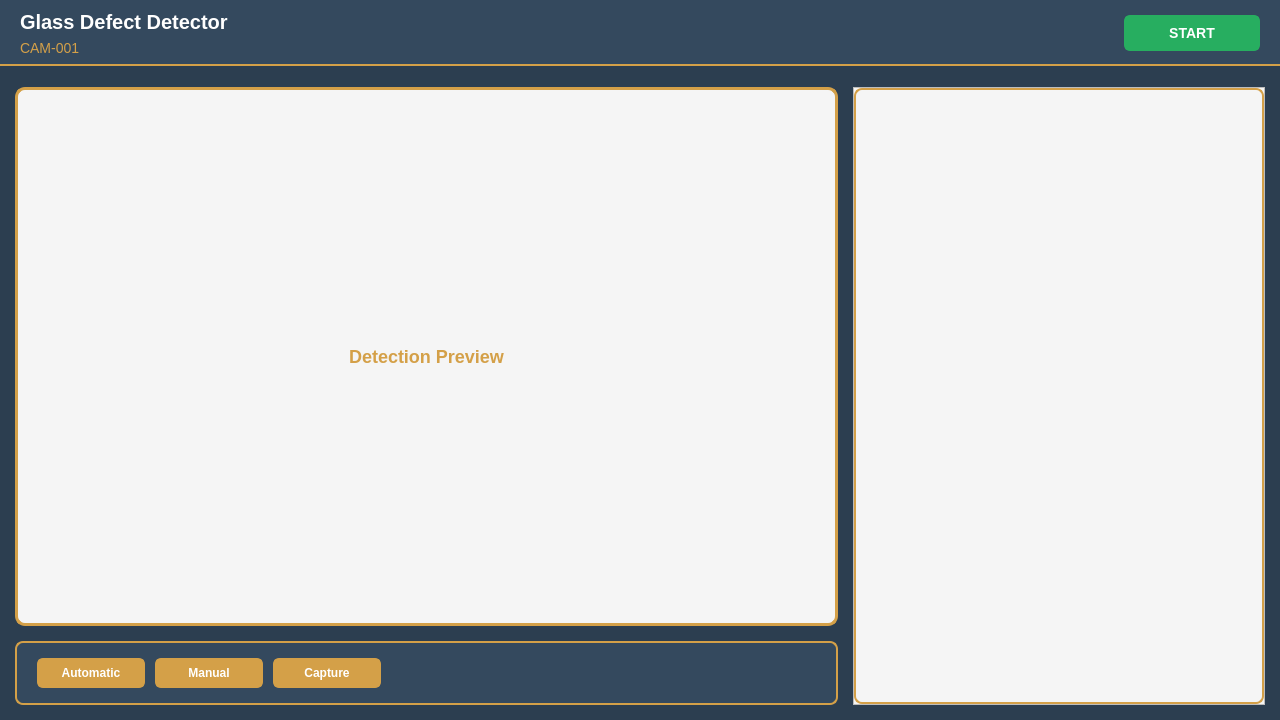
<?xml version="1.0" encoding="UTF-8"?>
<ui version="4.0">
 <class>MainWindow</class>
 <widget class="QMainWindow" name="MainWindow">
  <property name="geometry">
   <rect>
    <x>0</x>
    <y>0</y>
    <width>1280</width>
    <height>720</height>
   </rect>
  </property>
  <property name="windowTitle">
   <string>Glass Defect Detector</string>
  </property>
  <property name="styleSheet">
   <string>QMainWindow { background-color: #2C3E50; }
QLabel#titleLabel { color: white; font-size: 20px; font-weight: bold; }
QLabel#cameraLabel { color: #D4A048; font-size: 14px; }
QPushButton#startStopButton {
    background-color: #27AE60;
    color: white;
    border: 2px solid #27AE60;
    border-radius: 6px;
    font-size: 14px;
    font-weight: bold;
    padding: 8px 16px;
    min-width: 100px;
}
QPushButton#startStopButton:hover {
    background-color: #229954;
}
QPushButton#startStopButton:pressed {
    background-color: #1E8449;
}
QPushButton#automaticButton, QPushButton#manualButton {
    background-color: #D4A048;
    color: white;
    border: 2px solid #D4A048;
    border-radius: 6px;
    font-size: 12px;
    font-weight: bold;
    padding: 6px 12px;
    min-width: 80px;
}
QPushButton#automaticButton:hover, QPushButton#manualButton:hover {
    background-color: #E5B759;
}
QPushButton#automaticButton:pressed, QPushButton#manualButton:pressed {
    background-color: #C4941F;
    color: white;
}
QPushButton#automaticButton:disabled, QPushButton#manualButton:disabled {
    background-color: #7F8C8D;
    border: 2px solid #7F8C8D;
    color: #5D6D7B;
}
QPushButton#captureButton {
    background-color: #D4A048;
    color: white;
    border: 2px solid #D4A048;
    border-radius: 6px;
    font-size: 12px;
    font-weight: bold;
    padding: 6px 12px;
    min-width: 80px;
}
QPushButton#captureButton:hover {
    background-color: #E5B759;
}
QPushButton#captureButton:pressed {
    background-color: #C4941F;
    color: white;
}</string>
  </property>
  <widget class="QWidget" name="centralWidget">
   <property name="styleSheet">
    <string>QWidget#centralWidget { background-color: #2C3E50; }</string>
   </property>
   <layout class="QVBoxLayout" name="mainLayout" stretch="0,1">
    <property name="leftMargin">
     <number>0</number>
    </property>
    <property name="topMargin">
     <number>0</number>
    </property>
    <property name="rightMargin">
     <number>0</number>
    </property>
    <property name="bottomMargin">
     <number>0</number>
    </property>
    <item>
     <widget class="QWidget" name="headerWidget">
      <property name="minimumHeight">
       <number>80</number>
      </property>
      <property name="maximumHeight">
       <number>80</number>
      </property>
      <property name="styleSheet">
       <string>QWidget#headerWidget { background-color: #34495E; border-bottom: 2px solid #D4A048; }</string>
      </property>
      <layout class="QHBoxLayout" name="headerLayout">
       <property name="leftMargin">
        <number>20</number>
       </property>
       <property name="topMargin">
        <number>10</number>
       </property>
       <property name="rightMargin">
        <number>20</number>
       </property>
       <property name="bottomMargin">
        <number>10</number>
       </property>
       <item>
        <layout class="QVBoxLayout" name="titleLayout">
         <item>
          <widget class="QLabel" name="titleLabel">
           <property name="text">
            <string>Glass Defect Detector</string>
           </property>
          </widget>
         </item>
         <item>
          <widget class="QLabel" name="cameraLabel">
           <property name="text">
            <string>CAM-001</string>
           </property>
          </widget>
         </item>
        </layout>
       </item>
       <item>
        <spacer name="headerSpacer">
         <property name="orientation">
          <enum>Qt::Horizontal</enum>
         </property>
         <property name="sizeHint" stdset="0">
          <size>
           <width>40</width>
           <height>20</height>
          </size>
         </property>
        </spacer>
       </item>
       <item>
        <widget class="QPushButton" name="startStopButton">
         <property name="text">
          <string>START</string>
         </property>
        </widget>
       </item>
      </layout>
     </widget>
    </item>
    <item>
     <layout class="QHBoxLayout" name="contentLayout" stretch="2,1">
      <property name="spacing">
       <number>15</number>
      </property>
      <property name="leftMargin">
       <number>15</number>
      </property>
      <property name="topMargin">
       <number>15</number>
      </property>
      <property name="rightMargin">
       <number>15</number>
      </property>
      <property name="bottomMargin">
       <number>15</number>
      </property>
      <item>
       <layout class="QVBoxLayout" name="detectionContainerLayout" stretch="1,0">
        <item>
         <widget class="QFrame" name="detectionFrame">
          <property name="styleSheet">
           <string>QFrame#detectionFrame { border: 3px solid #D4A048; border-radius: 10px; background-color: #F5F5F5; }</string>
          </property>
          <property name="frameShape">
           <enum>QFrame::StyledPanel</enum>
          </property>
          <property name="frameShadow">
           <enum>QFrame::Raised</enum>
          </property>
          <layout class="QVBoxLayout" name="detectionLayout">
           <property name="leftMargin">
            <number>0</number>
           </property>
           <property name="topMargin">
            <number>0</number>
           </property>
           <property name="rightMargin">
            <number>0</number>
           </property>
           <property name="bottomMargin">
            <number>0</number>
           </property>
           <item>
            <widget class="QLabel" name="detectionLabel">
             <property name="minimumHeight">
              <number>500</number>
             </property>
             <property name="text">
              <string>Detection Preview</string>
             </property>
             <property name="alignment">
              <set>Qt::AlignCenter</set>
             </property>
             <property name="styleSheet">
              <string>QLabel#detectionLabel { color: #D4A048; font-size: 18px; font-weight: bold; }</string>
             </property>
            </widget>
           </item>
          </layout>
         </widget>
        </item>
        <item>
         <widget class="QFrame" name="controlButtonsFrame">
          <property name="minimumHeight">
           <number>60</number>
          </property>
          <property name="styleSheet">
           <string>QFrame#controlButtonsFrame { background-color: #34495E; border: 2px solid #D4A048; border-radius: 8px; padding: 10px; }</string>
          </property>
          <property name="frameShape">
           <enum>QFrame::StyledPanel</enum>
          </property>
          <layout class="QHBoxLayout" name="controlButtonsLayout">
           <property name="spacing">
            <number>10</number>
           </property>
           <property name="leftMargin">
            <number>10</number>
           </property>
           <property name="topMargin">
            <number>5</number>
           </property>
           <property name="rightMargin">
            <number>10</number>
           </property>
           <property name="bottomMargin">
            <number>5</number>
           </property>
           <item>
            <widget class="QPushButton" name="automaticButton">
             <property name="text">
              <string>Automatic</string>
             </property>
            </widget>
           </item>
           <item>
            <widget class="QPushButton" name="manualButton">
             <property name="text">
              <string>Manual</string>
             </property>
            </widget>
           </item>
           <item>
            <widget class="QPushButton" name="captureButton">
             <property name="text">
              <string>Capture</string>
             </property>
             <property name="visible">
              <bool>false</bool>
             </property>
            </widget>
           </item>
           <item>
            <spacer name="buttonSpacer">
             <property name="orientation">
              <enum>Qt::Horizontal</enum>
             </property>
             <property name="sizeHint" stdset="0">
              <size>
               <width>40</width>
               <height>20</height>
              </size>
             </property>
            </spacer>
           </item>
          </layout>
         </widget>
        </item>
       </layout>
      </item>
      <item>
       <widget class="QFrame" name="defectFrame">
        <property name="styleSheet">
         <string>QFrame#defectFrame { background-color: #F5F5F5; }</string>
        </property>
        <property name="frameShape">
         <enum>QFrame::StyledPanel</enum>
        </property>
        <property name="frameShadow">
         <enum>QFrame::Raised</enum>
        </property>
        <layout class="QVBoxLayout" name="defectLayout">
         <property name="leftMargin">
          <number>0</number>
         </property>
         <property name="topMargin">
          <number>0</number>
         </property>
         <property name="rightMargin">
          <number>0</number>
         </property>
         <property name="bottomMargin">
          <number>0</number>
         </property>
         <item>
          <widget class="QListWidget" name="defectList">
           <property name="styleSheet">
            <string>QListWidget#defectList { background-color: #F5F5F5; border: 2px solid #D4A048; border-radius: 8px; padding: 10px; color: #D4A048; font-size: 12px; }
QListWidget::item { padding: 12px; margin: 5px 0; background-color: #EFEFEF; border-radius: 6px; border-left: 4px solid #D4A048; color: #D4A048; }
QListWidget::item:hover { background-color: #E8E8E8; }
QListWidget::item:selected { background-color: #DCDCDC; }</string>
           </property>
          </widget>
         </item>
        </layout>
       </widget>
      </item>
     </layout>
    </item>
   </layout>
  </widget>
 </widget>
 <resources/>
 <connections/>
</ui>
